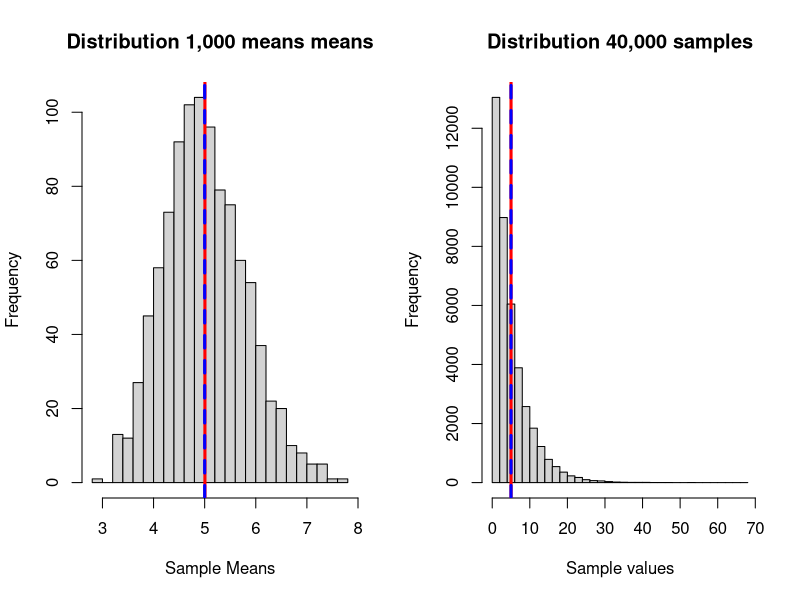
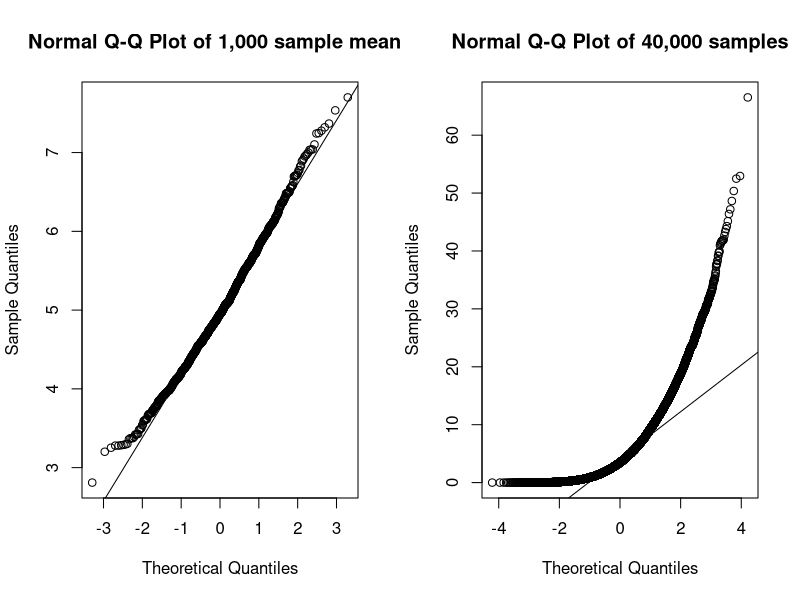
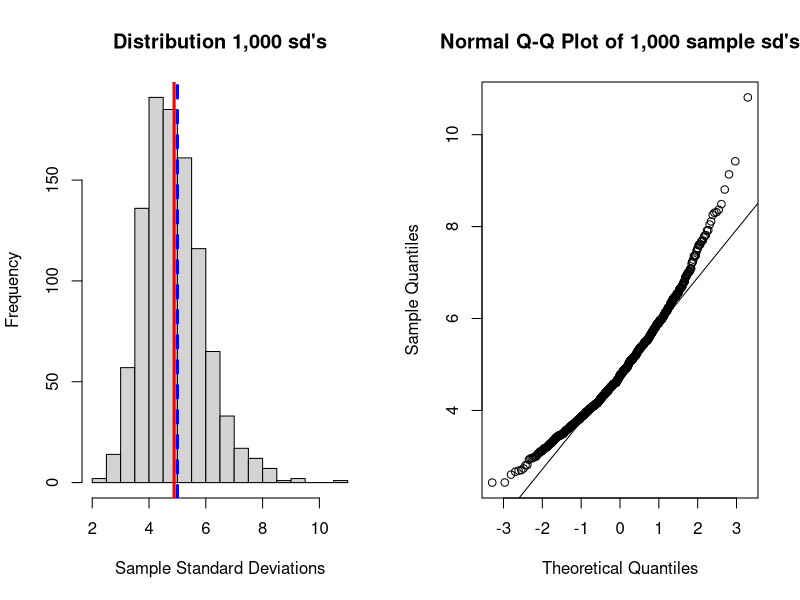

These figures' R source, in order:
## ---- chunk 1
set.seed(16091970)
mean_vector <- NULL
sd_vector <- NULL
sim_vector <- NULL
lambda <- 0.2
## ---- chunk 2
for (i in 1:1000) {
        sim <- rexp(40, lambda)
        mean_vector <- c(mean_vector, mean(sim))
        sd_vector <- c(sd_vector, sd(sim))
        sim_vector <- cbind(sim_vector, sim)
}
## ---- chunk 3
par(mfrow = c(1, 2))
hist(mean_vector,25, xlab="Sample Means", main="Distribution 1,000 means means")
abline(v = mean(mean_vector), col = "red", lwd = 3)
abline(v = 1/lambda, col = "blue", lwd = 3, lty = 2)

hist(sim_vector,25, xlab="Sample values", main="Distribution 40,000 samples")
abline(v = mean(mean_vector), col = "red", lwd = 3)
abline(v = 1/lambda, col = "blue", lwd = 3, lty = 2)
## ---- chunk 4
par(mfrow = c(1, 2))
qqnorm(mean_vector, main="Normal Q-Q Plot of 1,000 sample means")
qqline(mean_vector)

qqnorm(sim_vector, main="Normal Q-Q Plot of 40,000 samples")
qqline(sim_vector)
## ---- chunk 5
par(mfrow = c(1, 2))
hist(sd_vector,25, xlab="Sample Standard Deviations", main="Distribution 1,000 sd's")
abline(v = mean(sd_vector), col = "red", lwd = 3)
abline(v = 1/lambda, col = "blue", lwd = 3, lty = 2)

qqnorm(sd_vector, main="Normal Q-Q Plot of 1,000 sample sd's")
qqline(sd_vector)
